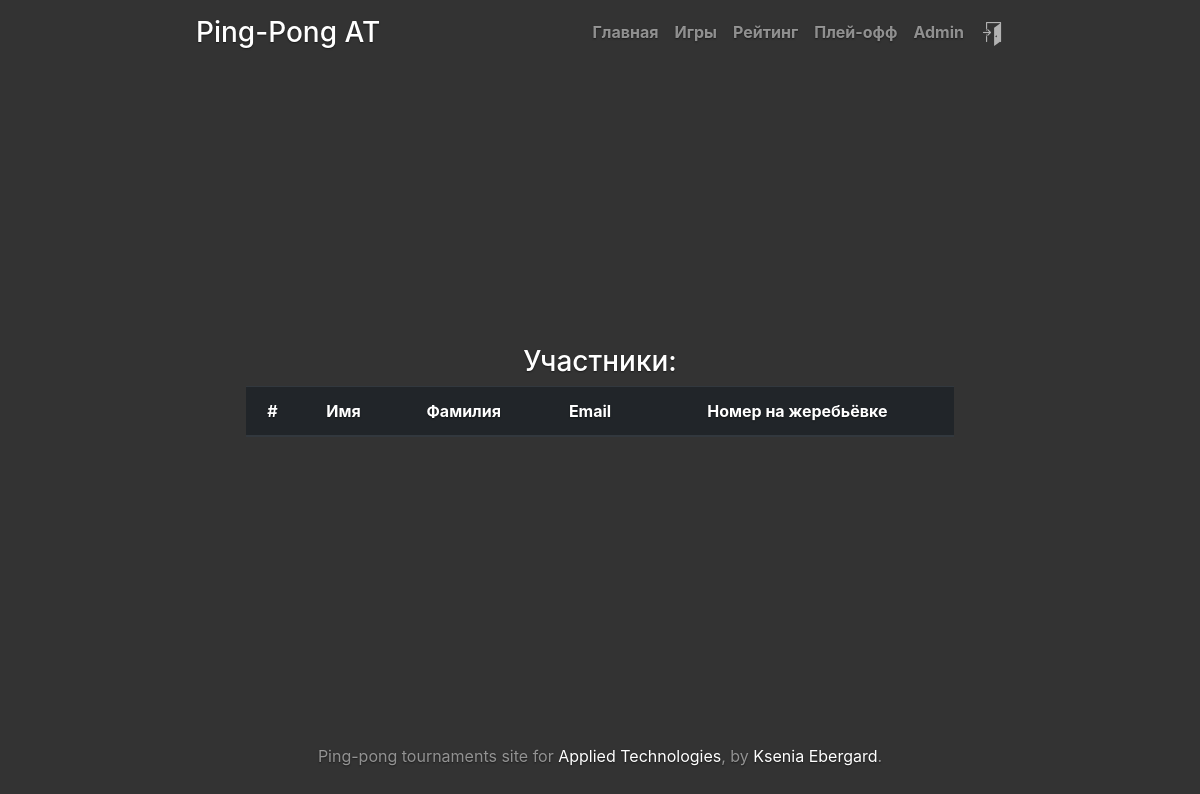
The page /participants/ (signed in) on the database as committed earlier.
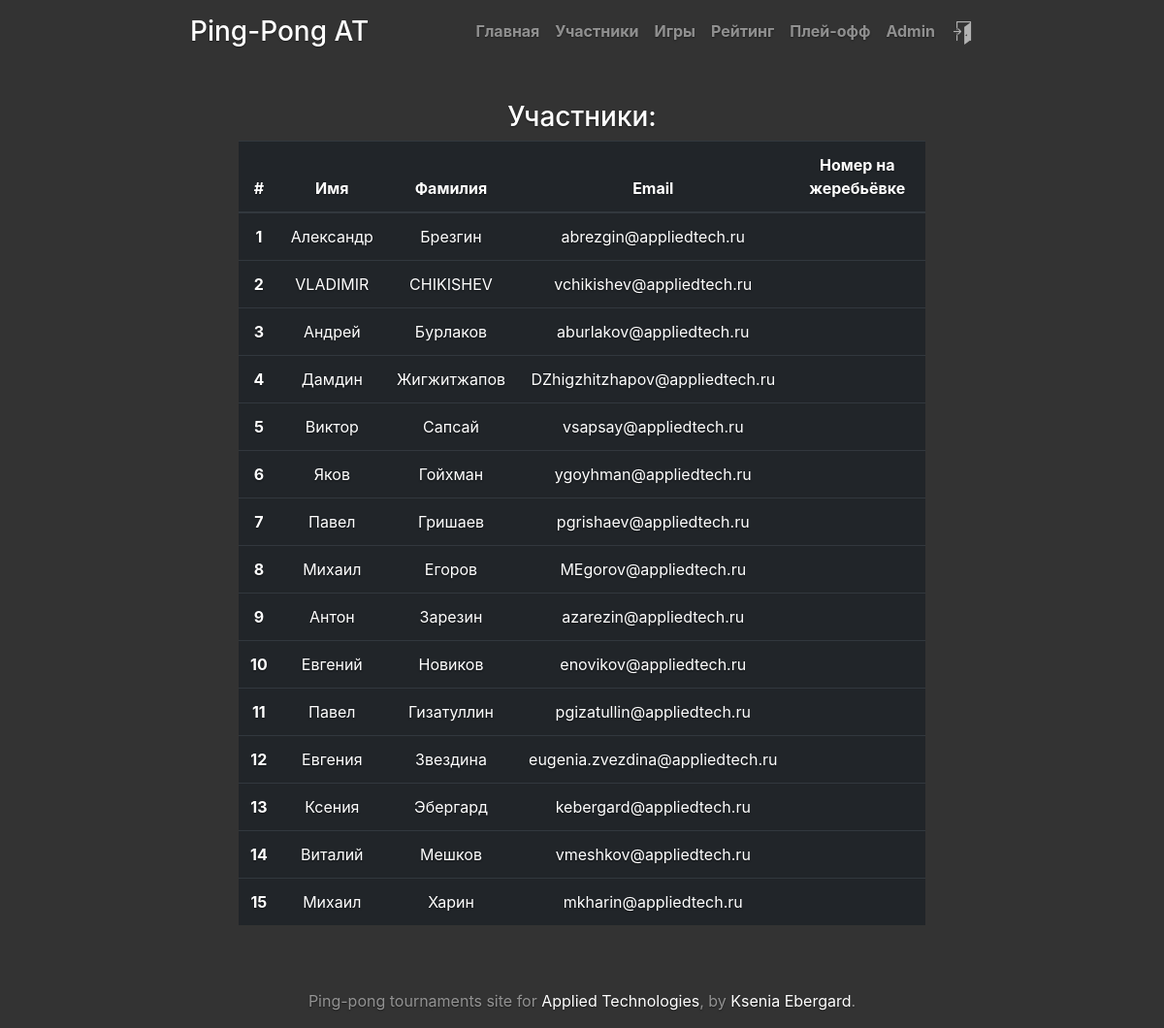
The same page on the database as committed later.
### tournament/models.py (models this page shows, shortened)
class Participant(models.Model):
    tournament = models.ForeignKey(Tournament, to_field='id', on_delete=models.CASCADE)
    user = models.ForeignKey(User, to_field='username', on_delete=models.CASCADE)
    drawn_number = models.SmallIntegerField('drawn number', blank=True, null=True)
    initialized = models.BooleanField(default=False)
    win_sets = models.IntegerField(default=0)
    win_balls = models.IntegerField(default=0)
    games_left = models.IntegerField(default=10)
    class Meta:
        unique_together = ('tournament', 'user')

### tournament/views.py (the view)
# urls.py: path('participants/', views.participants, name='participants'),
def participants(request):
    tournament = get_current_tournament()
    if tournament:
        tournament_status = tournament.get_status()
    else:
        return HttpResponse("<h2>Participants list is not available</h2>")
    if tournament_status in (0, 1, 2, 3):
        return render(request, 'tournament/participants.html', locals())
    else:
        return HttpResponse("<h2>Participants list is not available</h2>")

### tournament/functions.py (called while the page is built)
def get_current_tournament():
    if Tournament.objects.exists():
        return Tournament.objects.latest('id')
    return None

### tournament/models.py (called while the page is built)
    def number_of_participants(self):
        return self.participant_set.count()

    def get_status(self):
        if timezone.now() < self.reg_end:
            return 0
        elif timezone.now() >= self.reg_end and timezone.localdate() < self.start_date:
            return 1
        elif self.start_date <= timezone.localdate() < self.start_date_playoff:
            return 2
        elif self.start_date_playoff <= timezone.localdate() <= self.end_date:
            return 3
        else:
            return 4

### tournament/templates/tournament/participants.html (shortened to what this page needs)
{% extends "base.html" %}
{% block content %}
<h3 class="cover-heading">Участники:</h3>
<table class="table table-dark">
    <thead>
        <tr>
            <th scope="col">#</th>
            <th scope="col">Имя</th>
            <th scope="col">Фамилия</th>
            <th scope="col">Email</th>
            <th scope="col">Номер на жеребьёвке</th>
        </tr>
    </thead>
    <tbody>
    {% for p in tournament.participant_set.all %}
        <tr>
            <th scope="row">{{ forloop.counter }}</th>
            <td>{{ p.user.first_name }}</td>
            <td>{{ p.user.last_name }}</td>
            <td>{{ p.user.email }}</td>
            {% if p.drawn_number %}
                <td>{{ p.drawn_number }}</td>
            {% else %}
                <td></td>
            {% endif %}
        </tr>
    {% endfor %}
    </tbody>
</table>
{% endblock %}

### templates/base.html (shortened to what this page needs)
{% load static %}
<!DOCTYPE html>
<html lang="en">
<head>
    <link rel="stylesheet" href="{% static "tournament/bootstrap.min.css"%}">
    <link rel="stylesheet" href="{% static "tournament/cover.css"%}">
</head>
<body class="text-center">
    <div class="cover-container d-flex h-100 p-3 mx-auto flex-column">
        <header class="masthead mb-auto">
            <div class="inner">
              <h3 class="masthead-brand">Ping-Pong AT</h3>
              <nav class="nav nav-masthead justify-content-center">
                <a class="nav-link" href="/">Главная</a>
                {% if tournament_status == 0 or tournament_status == 1 or tournament_status == 2 or tournament_status == 3 %}
                    {% if tournament.number_of_participants > 0  %}
                        <a class="nav-link" href="/participants">Участники</a>
                    {% endif %}
                {% endif %}
                {% if tournament_status == 1 or tournament_status == 2 or tournament_status == 3 %}
                    <a class="nav-link" href="/games">Игры</a>
                {% endif %}
                {% if tournament_status == 2 or tournament_status == 3 %}
                    <a class="nav-link" href="/rating">Рейтинг</a>
                {% endif %}
                {% if tournament_status == 2 or tournament_status == 3 %}
                    <a class="nav-link" href="/playoff">Плей-офф</a>
                {% endif %}
                {% if request.user.is_authenticated %}
                  {% if request.user.first_name %}
                    <a class="nav-link" href="/accounts/me/">{{ request.user.first_name }}</a>
                  {% else %}
                    <a class="nav-link" href="/accounts/me/">{{ request.user }}</a>
                  {% endif %}
                  <a class="nav-link" href="/accounts/logout/"><img src="{% static "tournament/door-exit.png"%}" style="filter: invert(70%)"></a>
                {% else %}
                  <a class="nav-link" href="/accounts/login/">Войти</a>
                {% endif %}
              </nav>
            </div>
        </header>
        <main role="main" class="inner cover">
            {% block content %}{% endblock %}
        </main>
        <footer class="mastfoot mt-auto">
            <div class="inner">
              <p>Ping-pong tournaments site for <a href="http://www.appliedtech.ru" target="_blank">Applied Technologies</a>, by <a href="https://vk.com/ebergard" target="_blank">Ksenia Ebergard</a>.
             </p>
            </div>
        </footer>
    </div>
</body>
</html>

Rows that differ between the two databases and show on the page:
added Participant: user.first_name "Александр", user.last_name "Брезгин", user.email "abrezgin@appliedtech.ru"
added Participant: user.first_name "VLADIMIR", user.last_name "CHIKISHEV", user.email "vchikishev@appliedtech.ru"
added Participant: user.first_name "Андрей", user.last_name "Бурлаков", user.email "aburlakov@appliedtech.ru"
added Participant: user.first_name "Дамдин", user.last_name "Жигжитжапов", user.email "DZhigzhitzhapov@appliedtech.ru"
added Participant: user.first_name "Виктор", user.last_name "Сапсай", user.email "vsapsay@appliedtech.ru"
added Participant: user.first_name "Яков", user.last_name "Гойхман", user.email "ygoyhman@appliedtech.ru"
added Participant: user.first_name "Павел", user.last_name "Гришаев", user.email "pgrishaev@appliedtech.ru"
added Participant: user.first_name "Михаил", user.last_name "Егоров", user.email "MEgorov@appliedtech.ru"
added Participant: user.first_name "Антон", user.last_name "Зарезин", user.email "azarezin@appliedtech.ru"
added Participant: user.first_name "Евгений", user.last_name "Новиков", user.email "enovikov@appliedtech.ru"
added Participant: user.first_name "Павел", user.last_name "Гизатуллин", user.email "pgizatullin@appliedtech.ru"
added Participant: user.first_name "Евгения", user.last_name "Звездина", user.email "eugenia.zvezdina@appliedtech.ru"
added Participant: user.first_name "Ксения", user.last_name "Эбергард", user.email "kebergard@appliedtech.ru"
added Participant: user.first_name "Виталий", user.last_name "Мешков", user.email "vmeshkov@appliedtech.ru"
added Participant: user.first_name "Михаил", user.last_name "Харин", user.email "mkharin@appliedtech.ru"
Other text that changed with them:
text now shown: "Участники"
